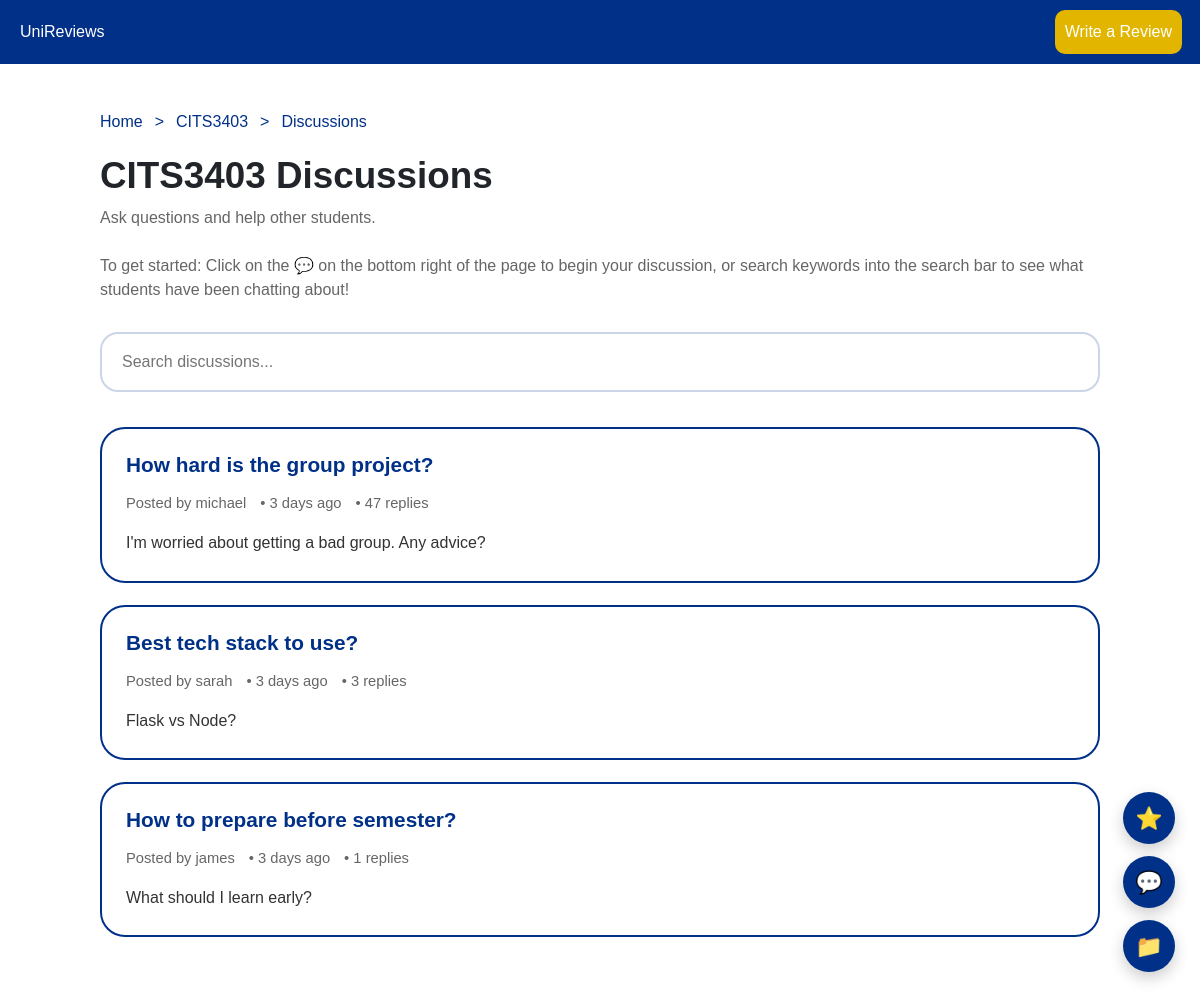
Before: /CITS3403/discussions with the older database file.
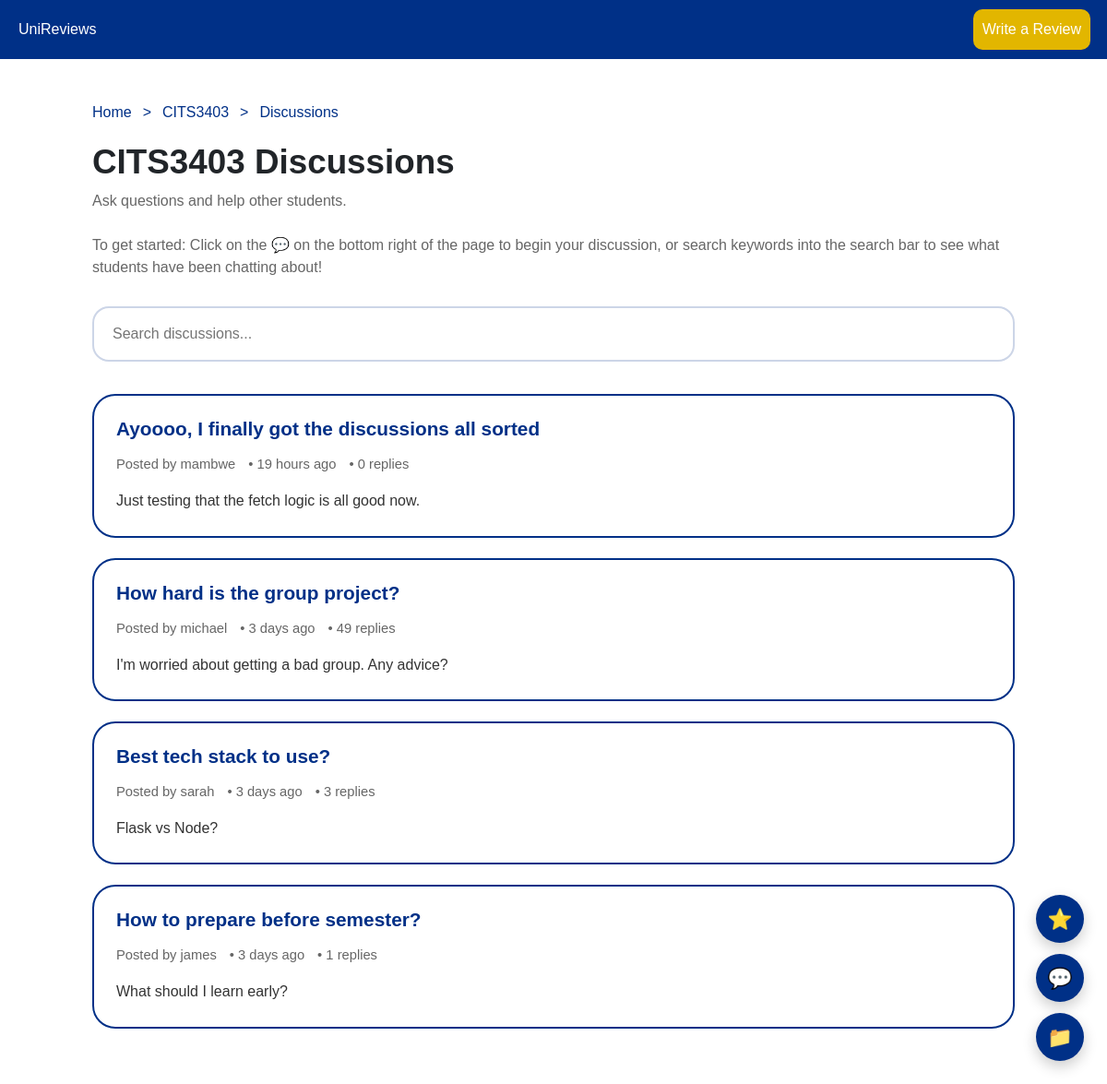
After: the same page with the newer database file.
### app/models.py (models this page shows, shortened)
class Unit(db.Model):
    __tablename__ = "units"
    code = db.Column(
        db.String(16),
        primary_key=True
    )
    name = db.Column(
        db.String(255),
        nullable=False
    )
    level = db.Column(
        db.Integer,
        nullable=False
    )
    handbook_link = db.Column(db.String(500))
    tags = db.Column(db.JSON, default=list)
    prerequisites = db.Column(db.JSON, default=list)
    tips = db.Column(db.Text)
    reviews = db.relationship(
        "Review",
        back_populates="unit",
        cascade="all, delete-orphan",
        order_by="desc(Review.created_at)"
    )
    discussions = db.relationship(
        "Discussion",
        back_populates="unit",
        cascade="all, delete-orphan",
        order_by="desc(Discussion.created_at)"
    )
    projects = db.relationship(
        "Project",
        back_populates="unit",
        cascade="all, delete-orphan",
        order_by="desc(Project.created_at)"
    )

class Discussion(db.Model):
    __tablename__ = "discussions"
    discussion_id = db.Column(
        db.Integer,
        primary_key=True
    )
    unit_code = db.Column(
        db.String(16),
        db.ForeignKey("units.code"),
        nullable=False
    )
    author_id = db.Column(
        db.Integer,
        db.ForeignKey("users.user_id"),
        nullable=False
    )
    title = db.Column(
        db.String(255),
        nullable=False
    )
    body = db.Column(
        db.Text,
        nullable=False
    )
    created_at = db.Column(
        db.DateTime,
        default=lambda: datetime.now(timezone.utc)
    )
    upvotes = db.Column(db.Integer, default=0)
    downvotes = db.Column(db.Integer, default=0)
    voters = db.Column(db.JSON, default=list)
    unit = db.relationship(
        "Unit",
        back_populates="discussions"
    )
    author = db.relationship(
        "User",
        back_populates="discussions"
    )
    comments = db.relationship(
        "Comment",
        back_populates="discussion",
        cascade="all, delete-orphan",
        order_by="desc(Comment.created_at)"
    )
    @property
    def reply_count(self):
        return len(self.comments)

class User(db.Model):
    __tablename__ = "users"
    user_id = db.Column(db.Integer, primary_key=True)
    username = db.Column(
        db.String(20),
        unique=True,
        nullable=False
    )
    email = db.Column(
        db.String(120),
        unique=True,
        nullable=False
    )
    password_hash = db.Column(
        db.String(256),
        nullable=False
    )
    role = db.Column(
        db.Enum(UserRole),
        default=UserRole.STUDENT,
        nullable=False
    )
    recently_viewed_units = db.Column(db.JSON, default=list)
    recently_viewed_discussions = db.Column(db.JSON, default=list)
    recently_viewed_projects = db.Column(db.JSON, default=list)
    study_plan = db.Column(db.JSON, default=list)
    bookmarks = db.Column(db.JSON, default=list)
    reviews = db.relationship(
        "Review",
        back_populates="author",
        cascade="all, delete-orphan",
        order_by="desc(Review.created_at)"
    )
    discussions = db.relationship(
        "Discussion",
        back_populates="author",
        cascade="all, delete-orphan",
        order_by="desc(Discussion.created_at)"
    )
    comments = db.relationship(
        "Comment",
        back_populates="author",
        cascade="all, delete-orphan",
        order_by="desc(Comment.created_at)"
    )
    projects = db.relationship(
        "Project",
        back_populates="author",
        cascade="all, delete-orphan",
        order_by="desc(Project.created_at)"
    )

### app/routes.py (the view, shortened to what this page needs)
@main.route("/<unit_code>/discussions")
def unit_discussions(unit_code):
    unit = Unit.query.get_or_404(unit_code)
    search = request.args.get("search", "")
    query = Discussion.query.filter_by(unit_code=unit_code)
    discussions = query.order_by(
        Discussion.created_at.desc()
    ).all()
    return render_template(
        "content_list.html",
        unit=unit,
        items=discussions,
        content_type="discussions",
        page_title=f"{unit.code} Discussions"
    )

### app/routes.py (called while the page is built)
@main.context_processor
def inject_globals():
    return dict(
        current_user_id=get_current_user(),
        current_user=get_current_user_obj()
    )

def get_current_user():
    return session.get("user_id")

def get_current_user_obj():
    user_id = get_current_user()
    if not user_id:
        return None
    return User.query.get(get_current_user())

### app/templates/content_list.html (shortened to what this page needs)
{% extends "base.html" %}
{% block styles %}
<link
    rel="stylesheet"
    href="{{ url_for('static', filename='css/content_list.css') }}"
></link>
{% endblock %}
{% block content %}
<div class="page-container">
    <div class="breadcrumb">
        <a href="{{ url_for('main.index') }}">Home</a>
        >
        <a href="{{ url_for('main.unit_page', code=unit.code) }}">
            {{ unit.code }}
        </a>
        >
        <span>{{ content_type.title() }}</span>
    </div>
    <div class="page-header">
        <h1>
            {{ unit.code }} {{ content_type.title() }}
        </h1>
        <p>
            {% if content_type == "discussions" %}
                Ask questions and help other students. <br><br>
                To get started:
                Click on the 💬 on the bottom right of the page to begin your discussion, or search keywords into the search bar to see what students have been chatting about!
            {% elif content_type == "projects" %}
                Explore past student projects and ideas.<br><br>
                To get started:
                Click on the 📁 on the bottom right of the page to post your project, or search keywords into the search bar to see students past projects!
            {% elif content_type == "reviews" %}
                Read reviews from previous students.<br><br>
                To get started:
                Click on the ⭐ on the bottom right of the page to write your own review, or search keywords into the search bar to see how the unit has been reviewed by past students!
            {% elif content_type == "tips" %}
                We know how quickly things can pile up and cause us to fall behind.<br><br>
                Get-Ahead tips help prevent that by letting you know what previous students in this unit would've found helpful before the semester began.
            {% endif %}
        </p>
    </div>
    <form method="GET" class="search-bar">
        <input
            id = "live-search"
            type="search"
            name="search"
            placeholder="Search {{ content_type }}..."
            value="{{ request.args.get('search', '') }}"
        >
    </form>
    <div class="content-list">
        {% if items %}
            <div id="search-results" class="content-list">
                {% include "partials/content_search_results.html" %}
            </div>
        {% else %}
            <div class="empty-state">
                <h3>No {{ content_type }} to see yet. Be the first to add one!</h3>
            </div>
        {% endif %}
    </div>
</div>
{% endblock %}

### app/templates/base.html (shortened to what this page needs)
<!DOCTYPE html>
<html lang="en">
    <head>
        <link href="https://cdn.jsdelivr.net/npm/bootstrap@5.3.2/dist/css/bootstrap.min.css" rel="stylesheet">
        <link href="{{ url_for('static', filename='css/header.css') }}" rel="stylesheet">
         <link href="{{ url_for('static', filename='css/workload_display.css')}}" rel="stylesheet">
        {% block styles %}{% endblock %}
    </head>
    <body>
        {% include "partials/header.html" %}
        <main>
            {% block content %}{% endblock %}
        </main>
        {% if unit %}
            <div class="fab-container">
                <a href="{{ url_for('main.create_review_page', unit_code=unit.code)}}"
                class="fab fab-review"
                title="Write Review">
                    ⭐
                </a>
                <a href="{{ url_for('main.create_discussion_page', unit_code=unit.code) }}"
                class="fab fab-discussion"
                title="Start Discussion">
                    💬
                </a>
                <a href="#"
                class="fab fab-project"
                title="Post Project">
                    📁
                </a>
            </div>
        {% endif%}
    </body>
</html>

### app/templates/partials/header.html (shortened to what this page needs)
<header>
    <div class="nav-bar">
        <div class="company-name">
            <a href="{{ url_for('main.index') }}">UniReviews</a>
        </div>
        <div class="d-flex align-items-center gap-2 me-2">
            <a href="{{ url_for('main.create_review', unit_code='CITS3403') }}">
                <button>Write a Review</button>
            </a>
        </div>
    </div>
</header>

### app/templates/partials/content_search_results.html (shortened to what this page needs)
{% if items %}
    {% for item in items %}
        {% if content_type == "discussions" %}
            {% include "partials/discussion_card.html" %}
        {% elif content_type == "projects" %}
            {% include "partials/project_card.html" %}
        {% elif content_type == "reviews" %}
            {% include "partials/review_card.html" %}
        {% elif content_type == "tips" %}
            {% include "partials/get_ahead_card.html" %}
        {% endif %}
    {% endfor %}
{% endif %}

### app/templates/partials/discussion_card.html
<a
    class="content-card clickable"
    href="{{ url_for('main.discussion_thread', discussion_id=item.discussion_id) }}"
>
    <div class="card-top">
        <h3>{{ item.title }}</h3>
    </div>
    <div class="card-meta">
        <span>
            Posted by
            {% if item.author_id == current_user_id %}
                You
            {% else %}
                {{ item.author.username }}
            {% endif %}
        </span>
        <span>
            • {{ moment(item.created_at).fromNow() }}
        </span>
        <span>
            • {{ item.reply_count }} replies
        </span>
    </div>
    <p class="card-preview">
        {{ item.body[:120] }}{% if item.body|length > 120 %}...{% endif%}
    </p>
</a>

### app/static/css/header.css (style rules this page uses)
.nav-bar { background-color: rgb(0, 48, 135); display: flex; justify-content: flex-end; align-items: center; padding: 10px 0px; position: fixed; width: 100%; top: 0; z-index: 1000; }
.company-name { margin-left: 20px; margin-right: auto; }
.company-name a { color: white; text-decoration: none; }
.nav-bar button { background-color: rgb(226, 182, 0); color: white; border: none; border-radius: 10px; padding: 10px; margin-right: 10px; cursor: pointer; }
.fab-container { position: fixed; bottom: 25px; right: 25px; display: flex; flex-direction: column; gap: 12px; z-index: 9999; }
.fab { width: 52px; height: 52px; border-radius: 50%; background: rgb(0, 48, 135); color: white; display: flex; align-items: center; justify-content: center; font-size: 22px; text-decoration: none; box-shadow: 0 6px 15px rgba(0,0,0,0.2); transition: 0.2s ease; }

### app/static/css/content_list.css (style rules this page uses)
body { background-color: white; font-family: Arial, Helvetica, sans-serif; }
.page-container { max-width: 1000px; margin: 0 auto; padding-top: 110px; padding-bottom: 60px; }
.breadcrumb { margin-bottom: 20px; font-size: 1rem; color: rgb(0, 48, 135); gap: 12px; }
.breadcrumb a { color: rgb(0, 48, 135); text-decoration: none; font-weight: 500; }
.page-header { margin-bottom: 30px; }
.page-header h1 { font-size: 2.3rem; font-weight: bold; margin-bottom: 8px; }
.page-header p { color: #666; font-size: 1rem; }
.search-bar { margin-bottom: 35px; }
.search-bar input { width: 100%; padding: 16px 20px; border-radius: 18px; border: 2px solid rgba(0,48,135,0.2); font-size: 1rem; transition: 0.2s; }
.content-list { display: flex; flex-direction: column; gap: 22px; }
.content-card { display: block; padding: 24px; border-radius: 25px; border: 2px solid rgba(0,48,135); background-color: white; overflow: hidden; transition: 0.2s ease-in-out; text-decoration: none; color: inherit; }
.content-card h3 { font-size: 1.3rem; font-weight: bold; margin-bottom: 14px; color: rgb(0,48,135); }
.card-meta { display: flex; flex-wrap: wrap; gap: 14px; margin-bottom: 16px; font-size: 0.92rem; color: #666; }
.card-preview { margin: 0; line-height: 1.65; color: #333; }

Changed rows visible on the page:
added Discussion: title "Ayoooo, I finally got the discussions all sorted", author.username "mambwe", created_at "19 hours ago", reply_count "0", body "Just testing that the fetch logic is all good now."
computed for Discussion "How hard is the group project?": reply_count "47" → "49"
